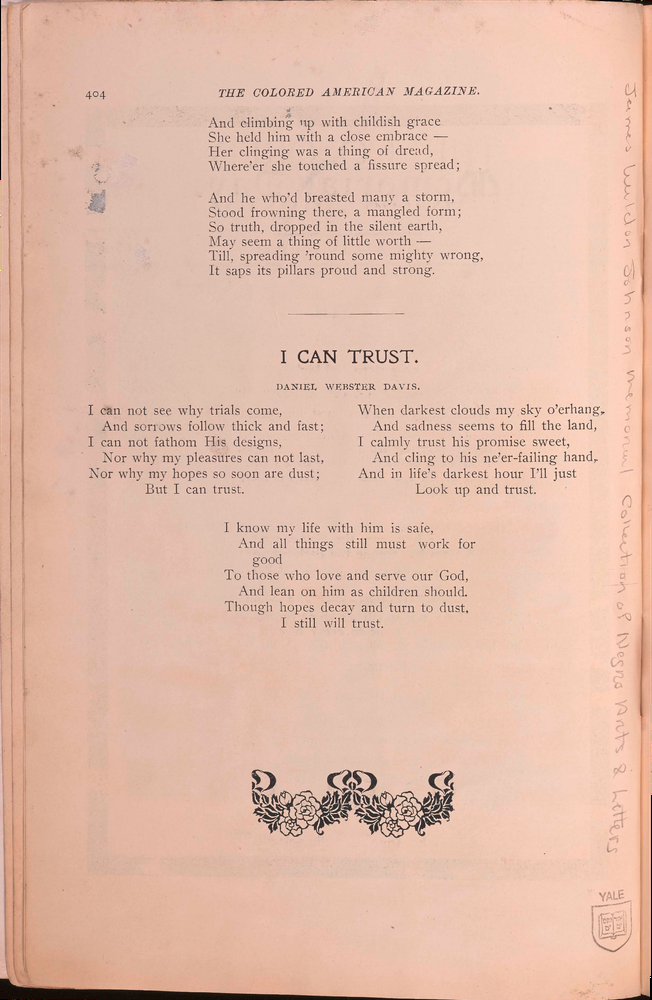
#> input picture simple_ocr/page_10.png, 652 x 1000 px, shrunk from 1843 x 2827 before the run
$ python -i '# Contrast and Enhancement.py'   (imports and definitions only)
#> lines starting #> are read from the running program, lines starting #| are printed output that depends on the picture
# Contrast and Enhancement

#!/usr/bin/env python3
"""
Demo 2: Contrast Enhancement for Historical Documents on The Colored American Cover Page
====================================================

This demo shows how to enhance contrast in historical documents using:
- Histogram Equalization (Global)
- CLAHE (Contrast Limited Adaptive Histogram Equalization)
- Gamma Correction
- Unsharp Masking

Run this script to see how different contrast enhancement techniques
affect faded or low-contrast historical documents.
"""

import cv2
import numpy as np
import matplotlib.pyplot as plt
import os
from pathlib import Path

def load_image(image_path):
    """Load and display image information."""
#> called with image_path = 'simple_ocr/page_10.png'
    image = cv2.imread(image_path)
#> image is the input picture: shape (1000, 652, 3); mean B, G, R 169.4, 187.5, 225.4
    if image is None:
        raise ValueError(f"Could not load image: {image_path}")

    print(f"Loaded: {os.path.basename(image_path)}")
    print(f"Image shape: {image.shape}")
#| Image shape: (1000, 652, 3)

    return image

def convert_to_grayscale(image):
    """Convert BGR image to grayscale."""
    gray = cv2.cvtColor(image, cv2.COLOR_BGR2GRAY)
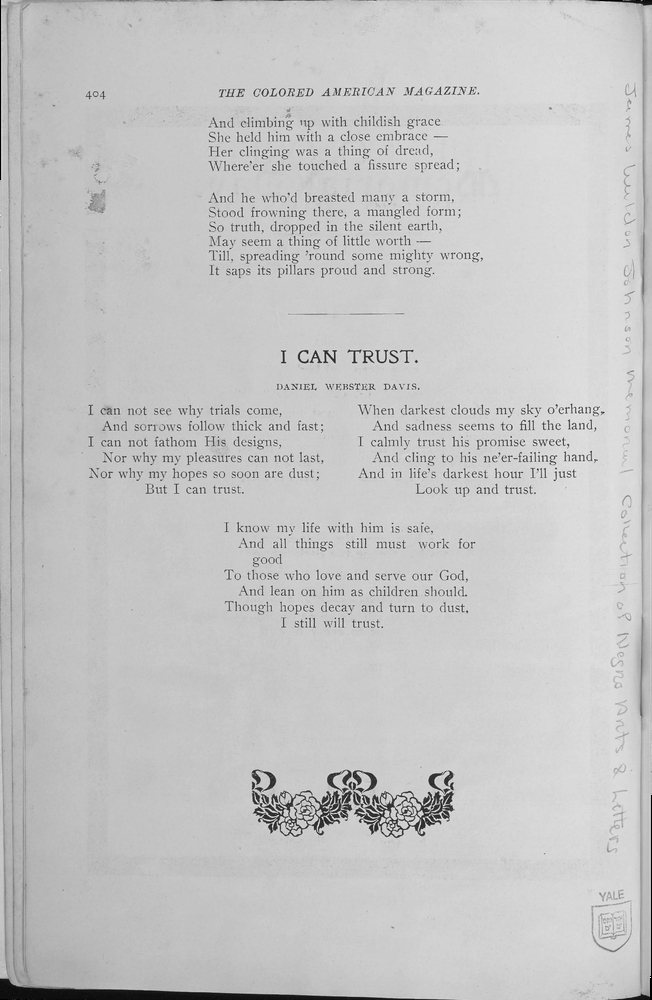
#> gray: shape (1000, 652); min 0, max 255, mean 196.8
    print("✓ Converted to grayscale")
    return gray

def apply_histogram_equalization(image):
    """Apply global histogram equalization."""
    equalized = cv2.equalizeHist(image)
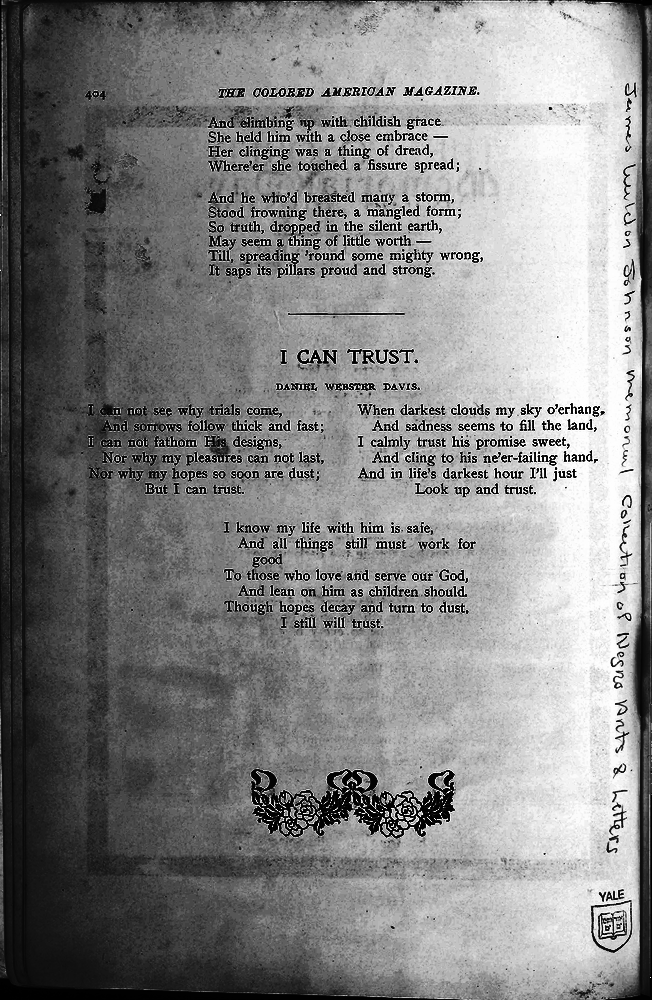
#> equalized: shape (1000, 652); min 0, max 255, mean 130.5
    print("✓ Applied global histogram equalization")
    return equalized

def apply_clahe(image, clip_limit=2.0, tile_grid_size=(8, 8)):
    """Apply CLAHE (Contrast Limited Adaptive Histogram Equalization)."""
#> called with clip_limit = 2, tile_grid_size = (8, 8)
    clahe = cv2.createCLAHE(clipLimit=clip_limit, tileGridSize=tile_grid_size)
    clahe_image = clahe.apply(image)
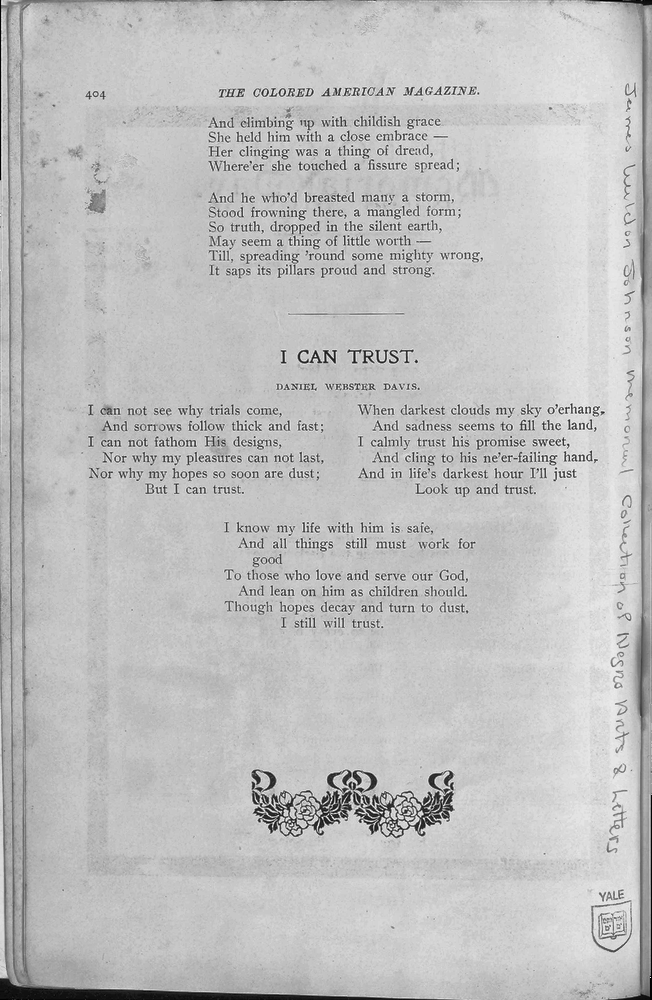
#> clahe_image: shape (1000, 652); min 1, max 255, mean 191.2
    print(f"✓ Applied CLAHE (clip_limit={clip_limit}, tile_size={tile_grid_size})")
    return clahe_image

def apply_gamma_correction(image, gamma=1.2):
    """Apply gamma correction."""
#> called with gamma = 1.2
    # Build lookup table
    inv_gamma = 1.0 / gamma
    table = np.array([((i / 255.0) ** inv_gamma) * 255 for i in range(256)]).astype("uint8")
    gamma_corrected = cv2.LUT(image, table)
    print(f"✓ Applied gamma correction (γ={gamma})")
    return gamma_corrected

def apply_unsharp_masking(image, kernel_size=(5, 5), sigma=1.0, amount=1.0, threshold=0):
    """Apply unsharp masking to enhance text sharpness."""
#> called with kernel_size = (5, 5), sigma = 1, amount = 1, threshold = 0
    # Create Gaussian kernel
    blurred = cv2.GaussianBlur(image, kernel_size, sigma)
    sharpened = float(amount + 1) * image - float(amount) * blurred
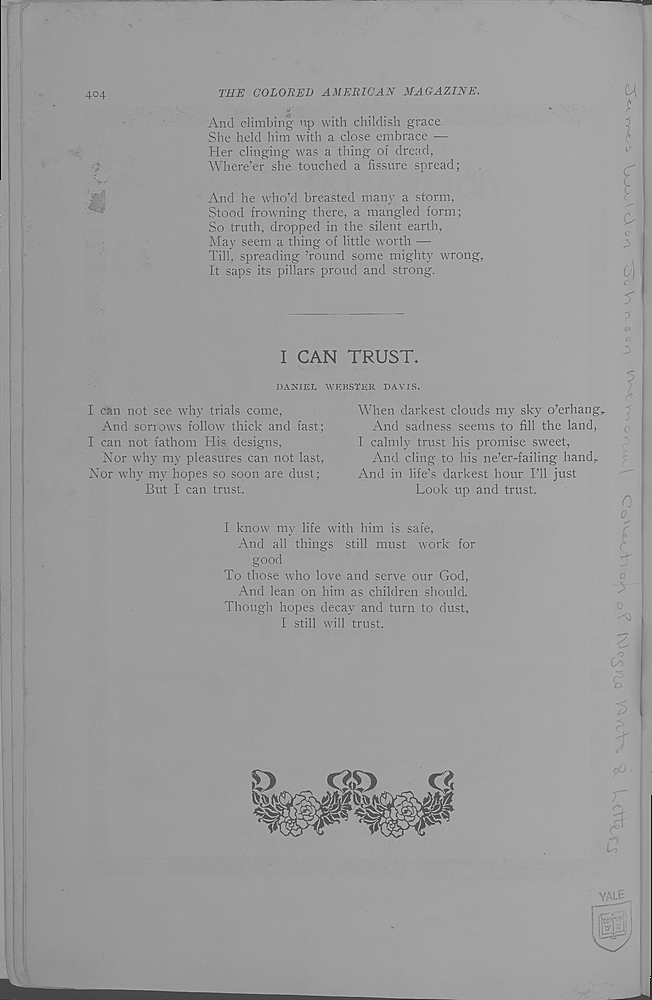
#> sharpened: shape (1000, 652) float64; min -137, max 407, mean 196.7; drawn with min black and max white
    sharpened = np.maximum(sharpened, np.zeros(sharpened.shape))
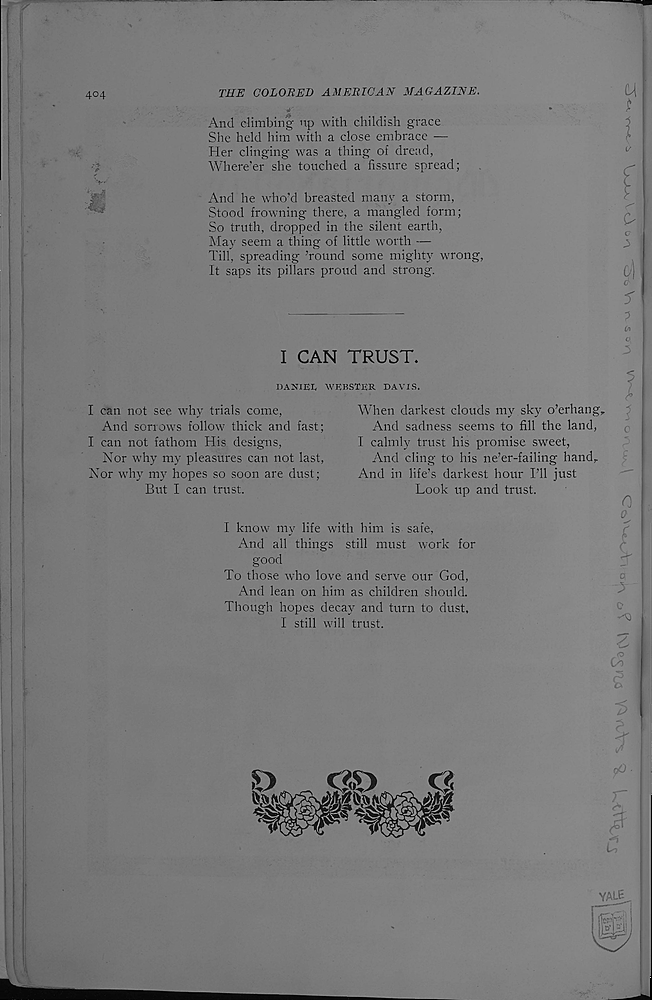
#> sharpened: shape (1000, 652) float64; min 0, max 407, mean 196.9; drawn with min black and max white
    sharpened = np.minimum(sharpened, 255 * np.ones(sharpened.shape))
    sharpened = sharpened.round().astype(np.uint8)

    if threshold > 0:
        low_contrast_mask = np.absolute(image - blurred) < threshold
        np.copyto(sharpened, image, where=low_contrast_mask)

    print(f"✓ Applied unsharp masking (amount={amount}, σ={sigma})")
    return sharpened

def create_histogram_comparison(images, titles, save_path=None):
    """Create histogram comparison for contrast analysis."""
    fig, axes = plt.subplots(2, len(images), figsize=(15, 8))

    if len(images) == 1:
        axes = axes.reshape(2, 1)

    for i, (img, title) in enumerate(zip(images, titles)):
        # Show image
        axes[0, i].imshow(img, cmap='gray')
        axes[0, i].set_title(title, fontsize=10)
        axes[0, i].axis('off')

        # Show histogram
        axes[1, i].hist(img.ravel(), bins=256, range=[0, 256], alpha=0.7, color='blue')
        axes[1, i].set_title(f'Histogram - {title}', fontsize=10)
        axes[1, i].set_xlabel('Pixel Intensity')
        axes[1, i].set_ylabel('Frequency')
        axes[1, i].grid(True, alpha=0.3)

    plt.tight_layout()
    plt.suptitle('Contrast Enhancement: Images and Histograms', fontsize=14, fontweight='bold', y=0.98)

    if save_path:
        plt.savefig(save_path, dpi=300, bbox_inches='tight')
        print(f"✓ Histogram comparison saved to: {save_path}")

    plt.show()

def create_comparison_plot(original, processed_images, titles, save_path=None):
    """Create a comparison plot showing original and processed images."""
    n_images = len(processed_images) + 1  # +1 for original
#> n_images = 5

    fig, axes = plt.subplots(2, 3, figsize=(15, 10))
    axes = axes.flatten()

    # Show original
    axes[0].imshow(original, cmap='gray')
    axes[0].set_title('Original Image', fontsize=12, fontweight='bold')
    axes[0].axis('off')

    # Show processed images
    for i, (img, title) in enumerate(zip(processed_images, titles)):
        axes[i + 1].imshow(img, cmap='gray')
        axes[i + 1].set_title(title, fontsize=12)
        axes[i + 1].axis('off')
#> this loop made 4 passes

    # Hide unused subplots
    for i in range(n_images, len(axes)):
        axes[i].axis('off')

    plt.tight_layout()
    plt.suptitle('Contrast Enhancement Techniques Comparison', fontsize=16, fontweight='bold', y=0.98)

    if save_path:
        plt.savefig(save_path, dpi=300, bbox_inches='tight')
        print(f"✓ Comparison plot saved to: {save_path}")

    plt.show()

def demonstrate_contrast_enhancement(image_path):
    """Demonstrate different contrast enhancement techniques."""
    print("=" * 60)
    print("CONTRAST ENHANCEMENT DEMONSTRATION")
    print("=" * 60)

    # Load image
    image = load_image(image_path)

    # Convert to grayscale
    gray = convert_to_grayscale(image)

    print("\nApplying different contrast enhancement techniques...")
    print("-" * 50)

    # Apply different contrast enhancement techniques
    histogram_eq = apply_histogram_equalization(gray)
    clahe_enhanced = apply_clahe(gray, clip_limit=2.0, tile_grid_size=(8, 8))
    gamma_corrected = apply_gamma_correction(gray, gamma=1.2)
    unsharp_masked = apply_unsharp_masking(gray, amount=1.0, sigma=1.0)

    # Create comparison
    processed_images = [histogram_eq, clahe_enhanced, gamma_corrected, unsharp_masked]
    titles = [
        'Global Histogram\nEqualization',
        'CLAHE\n(Adaptive)',
        'Gamma Correction\n(γ=1.2)',
        'Unsharp Masking\n(Sharpening)'
    ]

    # Save individual results to images/ directory with prefix
    base_name = os.path.splitext(os.path.basename(image_path))[0]
    images_dir = Path(__file__).parent / "images"
    images_dir.mkdir(exist_ok=True)

    cv2.imwrite(str(images_dir / f"processed_{base_name}_histogram_eq.png"), histogram_eq)
    cv2.imwrite(str(images_dir / f"processed_{base_name}_clahe.png"), clahe_enhanced)
    cv2.imwrite(str(images_dir / f"processed_{base_name}_gamma.png"), gamma_corrected)
    cv2.imwrite(str(images_dir / f"processed_{base_name}_unsharp.png"), unsharp_masked)

    print(f"\n✓ Saved individual results for {os.path.basename(image_path)}")

    # Create comparison plot in images/ directory
    comparison_path = images_dir / f"processed_contrast_enhancement_comparison_{base_name}.png"
    create_comparison_plot(gray, processed_images, titles, save_path=str(comparison_path))

    # Create histogram comparison in images/ directory
    all_images = [gray] + processed_images
#> all_images = 5 items
    all_titles = ['Original'] + titles
    histogram_path = images_dir / f"processed_histogram_comparison_{base_name}.png"
    create_histogram_comparison(all_images, all_titles, save_path=str(histogram_path))
#> the loop in create_histogram_comparison, `for i, (img, title) in enumerate(zip(images, titles)):` made 5 passes
#> title on pass 1: 'Original'
#> in create_histogram_comparison, `plt.savefig(save_path, dpi=300, bbox_inches='tight')`:
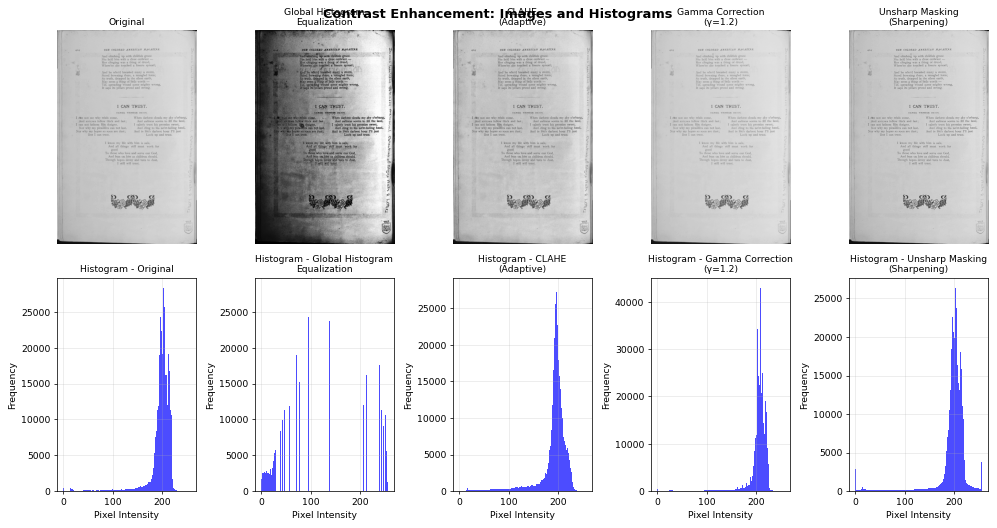
#> figure drawn by matplotlib, 10 panels; panel 6: tallest bar 28369 high, from x = 203 to 204; panel 7: tallest bar 28369 high, from x = 149 to 150; panel 8: tallest bar 27786 high, from x = 195 to 196; panel 9: tallest bar 42957 high, from x = 209 to 210

    return gray, processed_images, titles

# [93 lines left out: functions explain_techniques, main, not called in this run]

# [2 lines not run here, left out]

>>> result = demonstrate_contrast_enhancement('simple_ocr/page_10.png')
